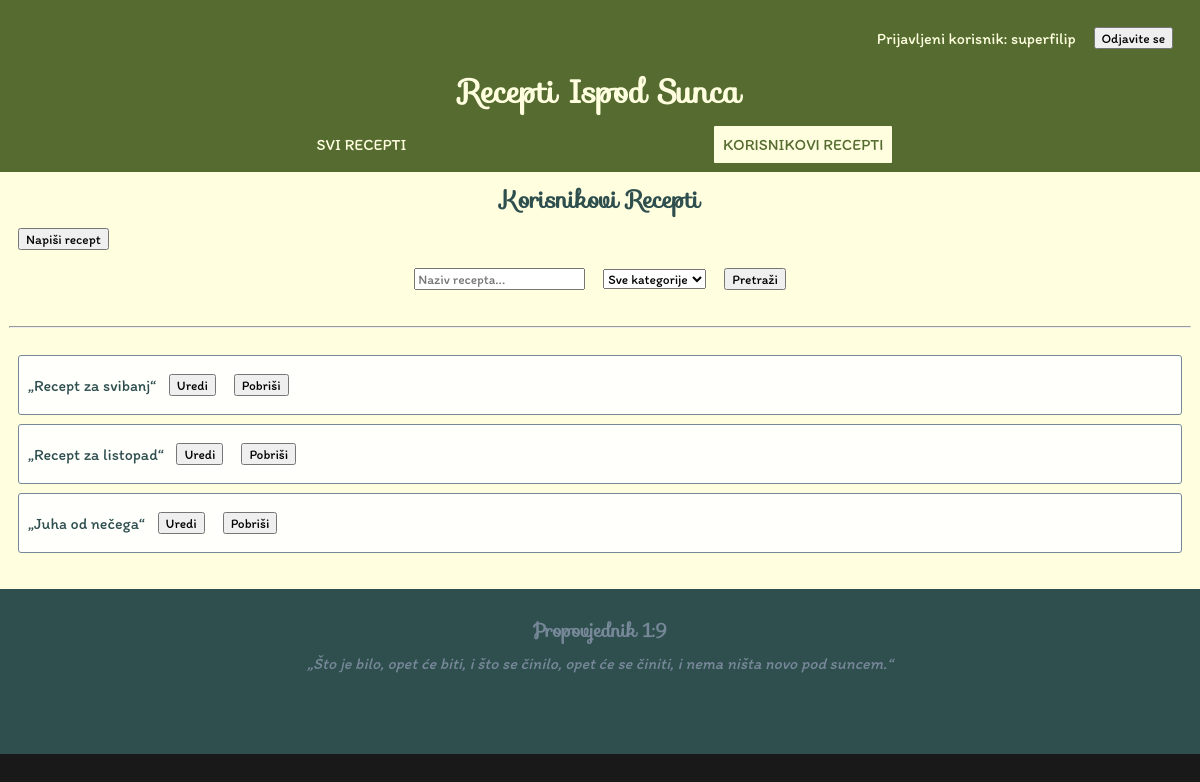
The app's page /main/user_recipes (signed in), older data.
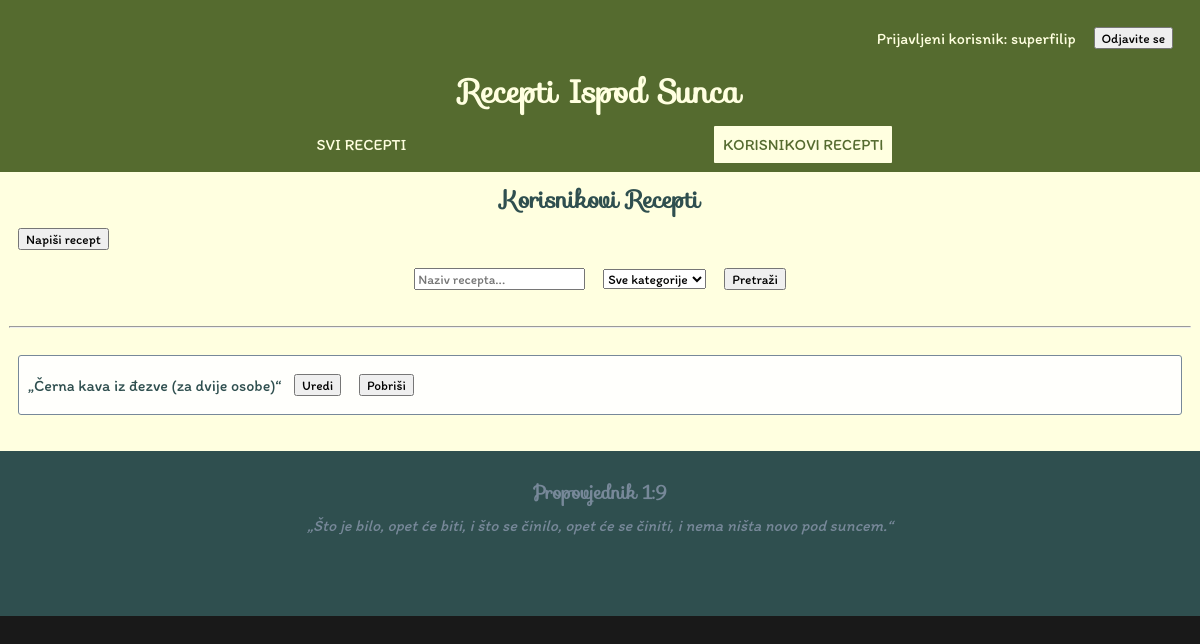
The same page, newer data.
### main/models.py (models this page shows, shortened)
class Recipe(models.Model):
    name = models.CharField(max_length=64, unique=True)
    author = models.ForeignKey(User, on_delete=models.SET_NULL, null=True, blank=True)
    CATEGORIES = (
        ('food', 'Hrana'),
        ('drink', 'Piće'),
        ('medicine', 'Lijek'),
    )
    category = models.CharField(max_length=8, choices=CATEGORIES, default='food')
    equipment = models.TextField(default="")
    ingredients = models.TextField(default="")
    time_needed = models.IntegerField(default=1, validators=[MinValueValidator(1)])
    TIME_UNITS = (
        ('min', 'min'),
        ('ura', 'h'),
        ('dan', 'dan'),
    )
    time_measurement_unit = models.CharField(max_length=8, choices=TIME_UNITS, default='min')
    preperation = models.TextField(default="")

### main/views.py (the view)
# urls.py: path('user_recipes', views.user_recipes, name='user_recipes'),
def user_recipes(request):
    search_query = request.GET.get('search_query', '')
    category = request.GET.get('category', '')
    recipes = Recipe.objects.filter(author=request.user)
    if search_query:
        recipes = recipes.filter(name__icontains=search_query)
    if category:
        recipes = recipes.filter(category=category)
    context = {
        'filtered_recipes': recipes,
    }
    return render(request, 'main/user_recipes.html', context)

### templates/main/user_recipes.html (shortened to what this page needs)
{% extends "base_generic.html" %}
{% block content %}
    <h2>Korisnikovi Recepti</h2>
    {% if user.is_authenticated %}
        <div>
            <button>
                <a href="/main/write_a_recipe">Napiši recept</a>
            </button>
        </div>
        <form method="GET" class="form-group">
            <input type="text" name="search_query" placeholder="Naziv recepta..." value="{{ request.GET.search_query }}">
            <select name="category">
                <option value="">Sve kategorije</option>
            </select>
            <button type="submit">Pretraži</button>
        </form>
        <hr>
        <div class="recipe-list">
            <ul>
                {% for recipe in filtered_recipes %}
                    <li>
                        <a href="{% url 'main:recipe' recipe.id %}" class="non-btn">„{{ recipe.name }}“</a>&nbsp;
                        <a href="{% url 'main:user_edit_recipe' recipe.id %}" class="btn btn-primary"><button>Uredi</button></a>
                        <a href="{% url 'main:user_delete_recipe' recipe.id %}" class="btn btn-primary delete-btn" data-url="{% url 'main:user_delete_recipe' recipe.id %}"><button>Pobriši</button></a>
                    </li>
                {% endfor %}
            </ul>
        </div>
    {% else %}
        <p>Niste prijavljeni!</p>
        <p><button><a href="/accounts/login">Prijavite se</a></button> kako biste vidjeli svoje recepte.</p>
    {% endif %}
{% endblock %}

Row changes from the older to the newer data that the page shows:
removed Recipe: name "Recept za svibanj"
removed Recipe: name "Recept za listopad"
removed Recipe: name "Juha od nečega"
added Recipe: name "Černa kava iz đezve (za dvije osobe)"
